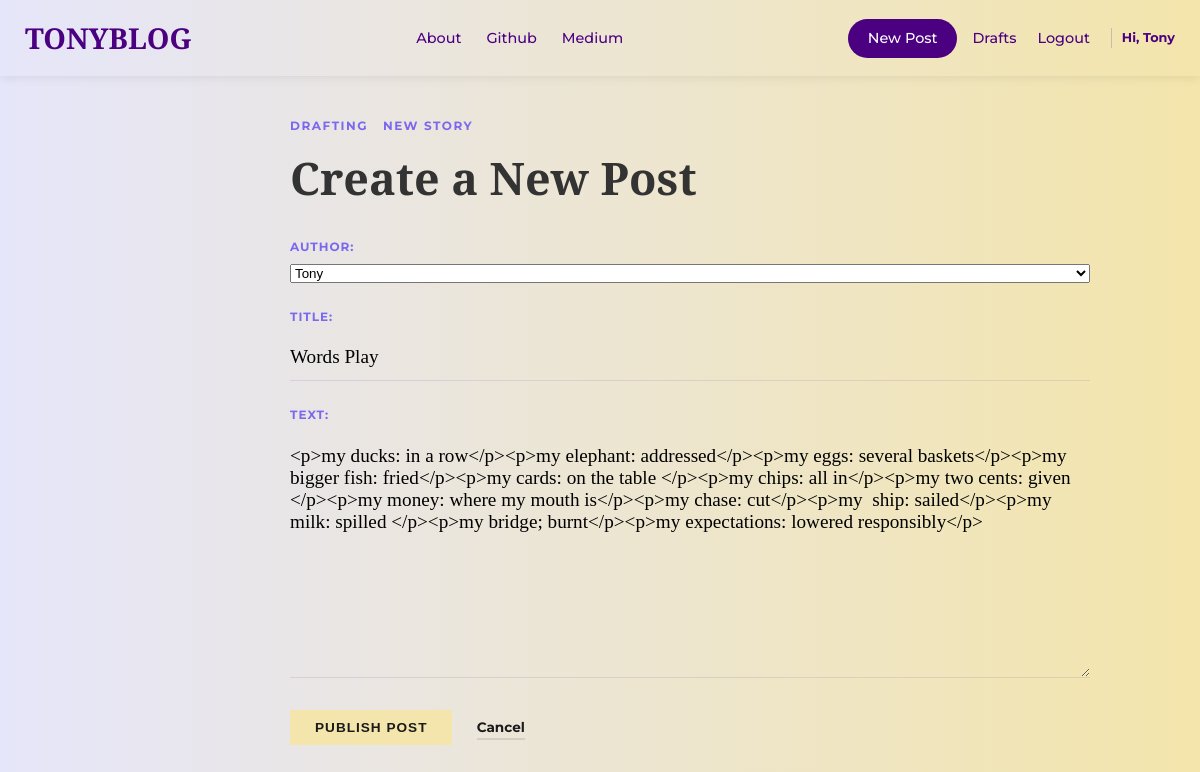
Page /post/update/12/ (signed in) on the committed database.
### Blog_app/models.py (models this page shows, shortened)
class Post(models.Model):
    author = models.ForeignKey('auth.User',on_delete=models.CASCADE)
    title = models.CharField(max_length=200)
    text = models.TextField()
    create_date = models.DateTimeField(default=timezone.now)
    published_date = models.DateTimeField(blank=True, null=True)

### Blog_app/views.py (the view)
# urls.py: path('post/update/<int:pk>/', views.PostUpdateView.as_view(), name='post_edit'),
class PostUpdateView(LoginRequiredMixin, UpdateView):
    login_url = '/login/'
    form_class = PostForm
    model = Post
    template_name = 'blog_app/post_create.html'

### Blog_app/forms.py
class PostForm(forms.ModelForm):
    class Meta():
        model = Post
        fields = ('author', 'title', 'text')
        widgets = {
            'title': forms.TextInput(attrs={'class':'textinputclass'}),
            'text': forms.Textarea(attrs={'class':'editable medium-editor-textarea postcontent'})
        }

### Blog_app/templates/blog_app/post_create.html (shortened to what this page needs)
{% extends "blog_app/base.html" %}
{% block body_block %}
<div class="blog-wrapper">
    <div class="post-form-container">
        <article class="post-card">
            <div class="post-metadata">
                <span>Drafting</span>
                <span class="read-time">New Story</span>
            </div>
            <h1 class="post-title" style="margin-bottom: 2rem;">Create a New Post</h1>
            <form method="POST" class="post-form">
                <div class="form-group">
                    {{ form.as_p }}
                </div>
                <div class="post-footer" style="margin-top: 2rem;">
                    <button type="submit" class="save-button">Publish Post</button>
                    <a href="{% url 'Blog_app:post_list' %}" class="read-link" style="margin-left: 20px; border-bottom-color: rgba(0,0,0,0.1);">Cancel</a>
                </div>
            </form>
        </article>
    </div>
</div>
{% endblock %}

### Blog_app/templates/blog_app/base.html (shortened to what this page needs)
<!DOCTYPE html>
{% load static %}
<html lang="en">
<head>
    <link rel="stylesheet" href="//cdn.jsdelivr.net/npm/medium-editor@latest/dist/css/medium-editor.min.css" type="text/css">
    <link rel="stylesheet" href="{% static 'css/main.css' %}">
    <link rel="stylesheet" href="{% static 'css/navbar.css' %}">
    <link rel="stylesheet" href="{% static 'css/content.css' %}">
</head>
<body>
    <header>
        <nav class="main-nav">
            <div class="nav-container">
                <div class="nav-brand">
                    <a href="{% url 'Blog_app:post_list' %}">TONYBLOG</a>
                </div>
                <ul class="nav-links-mid">
                    <li><a href="{% url 'Blog_app:about' %}">About</a></li>
                    <li><a href="https://github.com/">Github</a></li>
                    <li><a href="https://medium.com/">Medium</a></li>
                </ul>
                <div class="nav-links-right">
                    {% if user.is_authenticated %}
                        <a class="btn-cta" href="{% url 'Blog_app:post_new' %}">New Post</a>
                        <a href="{% url 'Blog_app:post_draft_list' %}">Drafts</a>
                        <form action="{% url 'logout' %}" method="post" class="inline-form">
                            <button type="submit" class="nav-link-btn">Logout</button>
                        </form>
                        <span class="user-greeting">Hi, {{ user.username }}</span>
                    {% else %}
                        <a href="{% url 'login' %}" class="login-link">Login</a>
                    {% endif %}
                </div>
            </div>
        </nav>
    </header>
    <main class="content-wrapper loader">
        {% block body_block %}
        {% endblock %}
    </main>
</body>
</html>

### static/css/main.css (style rules this page uses)
body { background: linear-gradient(90deg, #E6E6FA 0%, #F3E5AB 100%); font-family: 'Inter', sans-serif; margin: 0; }

### static/css/navbar.css (style rules this page uses)
body { margin: 0; padding: 0; font-family: 'Montserrat', sans-serif; line-height: 1.6; color: #333; }
.content-wrapper { max-width: 1200px; margin: 40px auto 40px 15%; padding: 0 20px; }
.main-nav { background: linear-gradient(90deg, #E6E6FA 0%, #F3E5AB 100%); box-shadow: 0 2px 10px rgba(0, 0, 0, 0.08); position: sticky; top: 0; z-index: 1000; }
.nav-container { max-width: 1200px; margin: 0 auto; display: flex; justify-content: space-between; align-items: center; padding: 15px 25px; }
.nav-brand a { font-family: 'Cormorant', serif; font-size: 1.8rem; font-weight: 700; color: #4B0082; text-decoration: none; }
.nav-links-mid { list-style: none; display: flex; gap: 25px; margin: 0; padding: 0; }
.nav-links-mid a, .nav-links-right a, .nav-link-btn { text-decoration: none; color: #4B0082; font-weight: 500; font-size: 0.9rem; transition: 0.3s ease; }
.nav-links-right { display: flex; align-items: center; gap: 15px; }
.btn-cta { background-color: #4B0082; color: #fff !important; padding: 8px 20px; border-radius: 50px; }
.nav-link-btn { background: none; border: none; cursor: pointer; font-family: inherit; }
.user-greeting { font-size: 0.8rem; color: #4B0082; font-weight: bold; padding-left: 10px; border-left: 1px solid rgba(75, 0, 130, 0.2); }

### static/css/content.css (style rules this page uses)
.blog-wrapper { max-width: 1000px; margin: 0; padding: 0; }
.post-card { position: relative; }
.post-metadata { display: flex; gap: 15px; font-size: 0.75rem; font-weight: 700; text-transform: uppercase; letter-spacing: 1.5px; color: #7B68EE; margin-bottom: 1rem; }
.post-title { font-family: 'Cormorant', serif; font-size: 2.8rem; line-height: 1.2; margin: 0 0 1rem 0; }
.read-link { font-size: 0.85rem; font-weight: 700; text-decoration: none; color: #1a1a1a; padding-bottom: 3px; border-bottom: 2px solid #F3E5AB; transition: all 0.3s; }

### static/css/create.css (style rules this page uses)
.post-form-container { max-width: 800px; margin: 0 auto; }
.post-form p { margin-bottom: 1.5rem; display: flex; flex-direction: column; }
.post-form label { font-size: 0.75rem; font-weight: 700; text-transform: uppercase; letter-spacing: 1px; color: #7B68EE; margin-bottom: 8px; }
.post-form input[type="text"], .post-form textarea, .editable { width: 100%; padding: 12px 0; border: none; border-bottom: 1px solid rgba(75, 0, 130, 0.1); font-family: 'Cormorant', serif; font-size: 1.2rem; background: transparent; transition: border-color 0.3s; }
.save-button { background-color: #F3E5AB; color: #1a1a1a; border: none; padding: 10px 25px; font-size: 0.85rem; font-weight: 700; text-transform: uppercase; letter-spacing: 1px; cursor: pointer; transition: all 0.3s; }

### static/css/loader.css (style rules this page uses)
.loader { filter:hue-rotate(0deg); color:linear-gradient(45deg,#0f8,#08f); animation:hue 10000ms infinite linear; }

### rows in the picture
Post: author "Tony", title "Words Play", text "<p>my ducks: in a row</p><p>my elephant: addressed</p><p>my eggs: several baskets</p><p>my bigger fish: fried</p><p>my cards: on the table </p><p>my chips: all in</p><p>my two cents: given </p><p>my money: where my mouth is</p><p>my chase: cut</p><p>my ship: sailed</p><p>my milk: spilled </p><p>my bridge; burnt</p><p>my expectations: lowered responsibly</p>"

### other values in the picture
{{ user.username }} "Tony"
